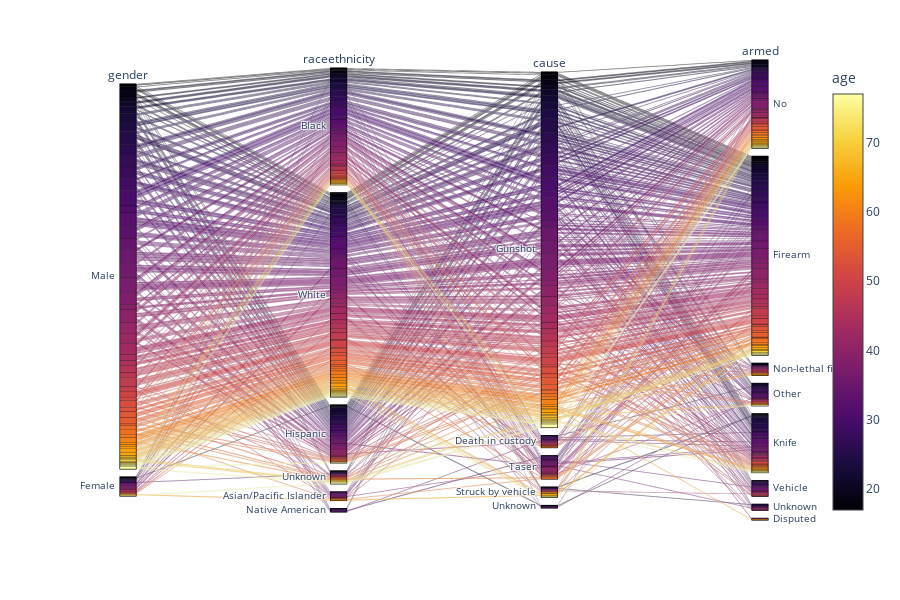

The notebook cell this image was saved under:
### Code cell
px.parallel_categories(cor_blm, color="age", color_continuous_scale=px.colors.sequential.Inferno)

### Figure 1 — Plotly figure (JSON) as saved in the notebook; plotly's stock layout.template omitted (floating-point values rounded to 4 significant figures; data arrays with more than 128 entries replaced by an {"elided": "..."} marker saying what was removed)
{"data": [{"dimensions": [{"label": "gender", "values": {"elided": "467 str values"}}, {"label": "raceethnicity", "values": {"elided": "467 str values"}}, {"label": "cause", "values": {"elided": "467 str values"}}, {"label": "armed", "values": {"elided": "467 str values"}}], "line": {"cmax": 77, "cmin": 17, "color": {"elided": "467 int values"}, "colorbar": {"title": {"text": "age"}}, "colorscale": [[0, "#000004"], [0.1111, "#1b0c41"], [0.2222, "#4a0c6b"], [0.3333, "#781c6d"], [0.4444, "#a52c60"], [0.5556, "#cf4446"], [0.6667, "#ed6925"], [0.7778, "#fb9b06"], [0.8889, "#f7d13d"], [1, "#fcffa4"]], "showscale": true}, "name": "", "type": "parcats", "uid": "b7e486bf-c2ff-4ee2-9e1e-92d5836bb437"}], "layout": {"height": 600, "legend": {"tracegroupgap": 0}, "margin": {"t": 60}}}
